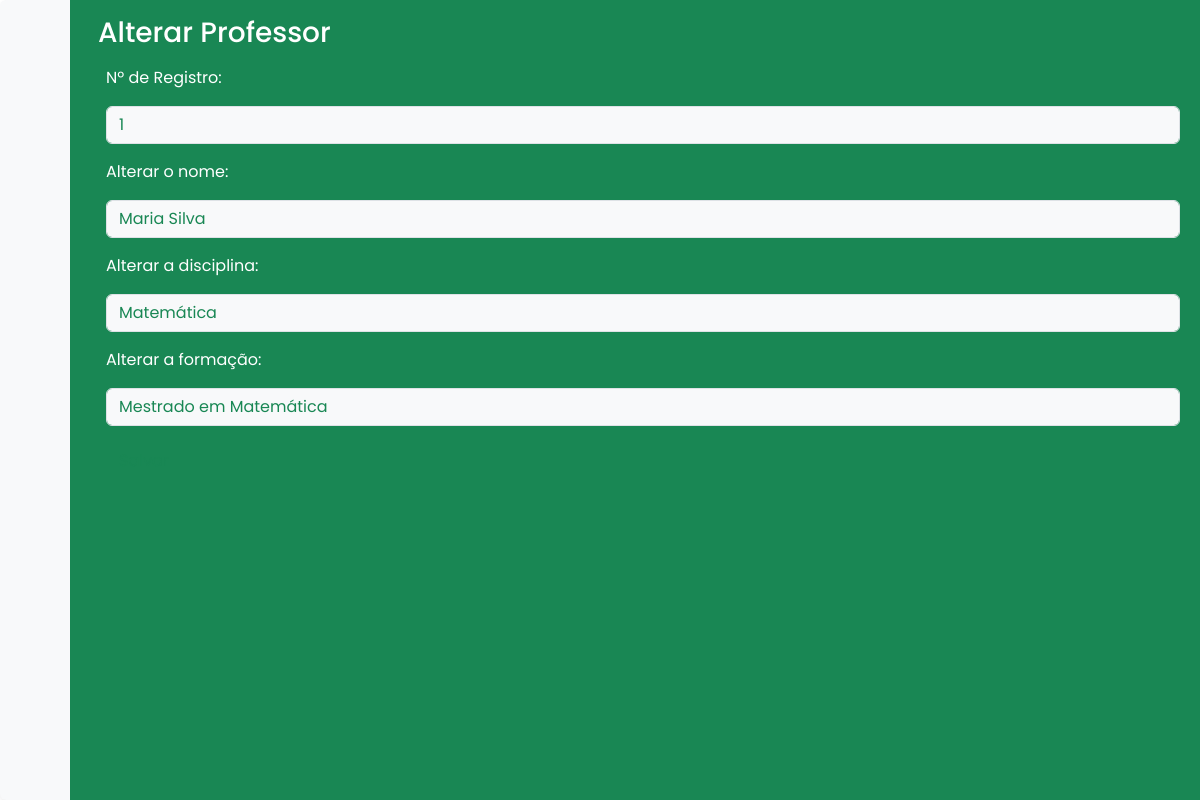
/professores/alterar_professor.php?id=1, run on the app's committed database.
### tables this page shows
CREATE TABLE professores (
    id INT NOT NULL AUTO_INCREMENT,
    nome VARCHAR(100),
    disciplina VARCHAR(50),
    formacao VARCHAR(100),
    PRIMARY KEY (id)
);

### function.php (called while the page is built, shortened)
<?php
    function conectarBanco() {
        $conexao = new PDO("mysql:host=localhost; dbname=escola", "root", "");
        return $conexao;
    }
function consultarProfId($id) {
    try {
        $sql = "SELECT * FROM professores WHERE id = :id";
        $conexao = conectarBanco();
        $stmt = $conexao->prepare($sql);
        $stmt->bindValue(":id", $id);
        $stmt->execute();
        return $stmt->fetch();
    } catch (Exception $e) {
        return 0;
    }
}

### professores/alterar_professor.php (the view, shortened to what this page needs)
<?php
    require_once("header2.php");
    if (isset($_GET['id'])){
        $id = $_GET['id'];
    } else {
        $id = $_SESSION['id'];
        $dados = consultarProfId($id);
    }
    $dados = consultarProfId($id);
?>
    <h3 class="text-white">Alterar Professor</h3>
    <form action=""  method="POST" class="bg-success text-white">
        <div class="row">
            <div class="col">
                <label for="nome" class="form-label m-2">Nº de Registro: </label>
                <input type="text" class="form-control m-2 bg-light text-success" name="id" value="<?=$_SESSION['id']?>" disabled>
            </div>
        </div>
        <div class="row">
            <div class="col">
                <label for="nome" class="form-label m-2">Alterar o nome: </label>
                <input type="text" class="form-control m-2 bg-light text-success" name="nome" value="<?=$dados['nome']?>">
            </div>
        </div>
        <div class="row">
            <div class="col">
                <label for="nome" class="form-label m-2">Alterar a disciplina: </label>
                <input type="text" class="form-control m-2 bg-light text-success" name="disciplina" value="<?=$dados['disciplina']?>">
            </div>
        </div>
        <div class="row">
            <div class="col">
                <label for="nome" class="form-label m-2">Alterar a formação: </label>
                <input type="text" class="form-control m-2 bg-light text-success" name="formacao" value="<?=$dados['formacao']?>">
            </div>
        </div>
        <div class="row">
            <div class="col">
                <button type="submit" class="btn btn-outline-success m-2">Salvar</button>
            </div>
        </div>
    </form>
<?php
    require_once("footer2.php");

### style.css (style rules this page uses)
body { font-family: 'Poppins', sans-serif; }

### data on the page
professores: nome "Maria Silva", disciplina "Matemática", formacao "Mestrado em Matemática"
